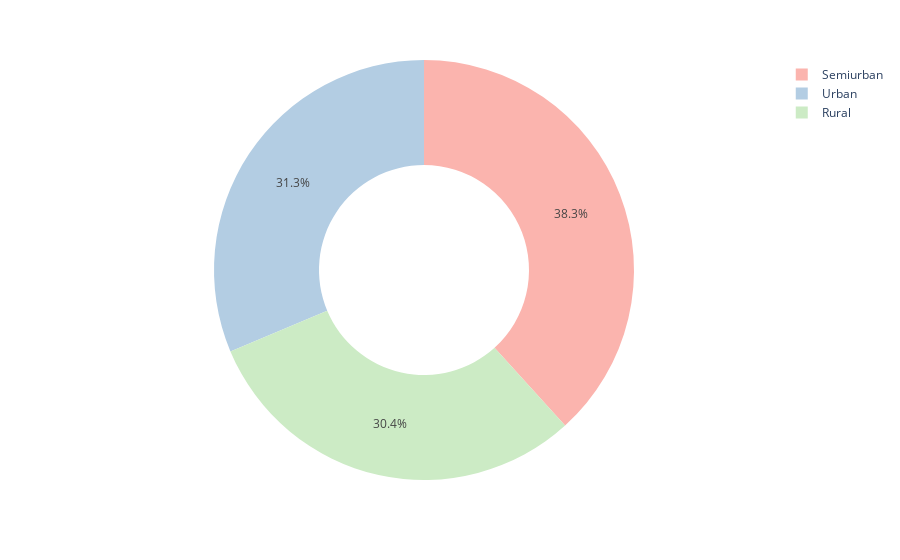

The code cell stored with this chart in its notebook:
### Code cell
fig3 = px.pie(df_loan, values='LoanAmount', names='Property_Area', hole=.5,color_discrete_sequence=px.colors.qualitative.Pastel1)
fig3.show()

### Figure 1 — Plotly figure (JSON) as saved in the notebook; plotly's stock layout.template omitted (floating-point values rounded to 4 significant figures; data arrays with more than 128 entries replaced by an {"elided": "..."} marker saying what was removed)
{"data": [{"domain": {"x": [0, 1], "y": [0, 1]}, "hole": 0.5, "hovertemplate": "Property_Area=%{label}<br>LoanAmount=%{value}<extra></extra>", "labels": {"elided": "614 str values"}, "legendgroup": "", "name": "", "showlegend": true, "type": "pie", "values": {"elided": "614 int values"}}], "layout": {"legend": {"tracegroupgap": 0}, "margin": {"t": 60}, "piecolorway": ["rgb(251,180,174)", "rgb(179,205,227)", "rgb(204,235,197)", "rgb(222,203,228)", "rgb(254,217,166)", "rgb(255,255,204)", "rgb(229,216,189)", "rgb(253,218,236)", "rgb(242,242,242)"]}}
